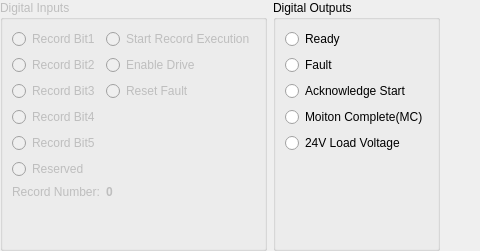
         <widget class="XConfig" name="tab_DigitalIO">
          <attribute name="title">
           <string>Digital IO</string>
          </attribute>
          <layout class="QHBoxLayout" name="horizontalLayout">
           <property name="leftMargin">
            <number>0</number>
           </property>
           <property name="topMargin">
            <number>0</number>
           </property>
           <property name="rightMargin">
            <number>0</number>
           </property>
           <property name="bottomMargin">
            <number>0</number>
           </property>
           <item>
            <widget class="QGroupBox" name="groupBox">
             <property name="enabled">
              <bool>false</bool>
             </property>
             <property name="title">
              <string>Digital Inputs</string>
             </property>
             <layout class="QGridLayout" name="gridLayout">
              <item row="2" column="1">
               <widget class="QRadioButton" name="radioButton_11">
                <property name="sizePolicy">
                 <sizepolicy hsizetype="Minimum" vsizetype="Preferred">
                  <horstretch>0</horstretch>
                  <verstretch>0</verstretch>
                 </sizepolicy>
                </property>
                <property name="text">
                 <string>Enable Drive</string>
                </property>
               </widget>
              </item>
              <item row="3" column="1">
               <widget class="QRadioButton" name="radioButton_12">
                <property name="sizePolicy">
                 <sizepolicy hsizetype="Minimum" vsizetype="Preferred">
                  <horstretch>0</horstretch>
                  <verstretch>0</verstretch>
                 </sizepolicy>
                </property>
                <property name="text">
                 <string>Reset Fault</string>
                </property>
               </widget>
              </item>
              <item row="0" column="1">
               <widget class="QRadioButton" name="radioButton_10">
                <property name="sizePolicy">
                 <sizepolicy hsizetype="Minimum" vsizetype="Preferred">
                  <horstretch>0</horstretch>
                  <verstretch>0</verstretch>
                 </sizepolicy>
                </property>
                <property name="text">
                 <string>Start Record Execution</string>
                </property>
               </widget>
              </item>
              <item row="5" column="0">
               <widget class="QRadioButton" name="radioButton_8">
                <property name="sizePolicy">
                 <sizepolicy hsizetype="Minimum" vsizetype="Preferred">
                  <horstretch>0</horstretch>
                  <verstretch>0</verstretch>
                 </sizepolicy>
                </property>
                <property name="text">
                 <string>Record Bit5</string>
                </property>
               </widget>
              </item>
              <item row="6" column="0">
               <widget class="QRadioButton" name="radioButton_9">
                <property name="sizePolicy">
                 <sizepolicy hsizetype="Minimum" vsizetype="Preferred">
                  <horstretch>0</horstretch>
                  <verstretch>0</verstretch>
                 </sizepolicy>
                </property>
                <property name="text">
                 <string>Reserved</string>
                </property>
               </widget>
              </item>
              <item row="7" column="0">
               <widget class="QLabel" name="label_4">
                <property name="sizePolicy">
                 <sizepolicy hsizetype="Preferred" vsizetype="Preferred">
                  <horstretch>0</horstretch>
                  <verstretch>0</verstretch>
                 </sizepolicy>
                </property>
                <property name="text">
                 <string>Record Number:</string>
                </property>
               </widget>
              </item>
              <item row="7" column="1">
               <widget class="QLabel" name="label_recordNumber">
                <property name="font">
                 <font>
                  <weight>75</weight>
                  <bold>true</bold>
                 </font>
                </property>
                <property name="text">
                 <string notr="true">0</string>
                </property>
               </widget>
              </item>
              <item row="2" column="0">
               <widget class="QRadioButton" name="radioButton_2">
                <property name="sizePolicy">
                 <sizepolicy hsizetype="Minimum" vsizetype="Preferred">
                  <horstretch>0</horstretch>
                  <verstretch>0</verstretch>
                 </sizepolicy>
                </property>
                <property name="text">
                 <string>Record Bit2</string>
                </property>
                <property name="autoExclusive">
                 <bool>false</bool>
                </property>
               </widget>
              </item>
              <item row="0" column="0">
               <widget class="QRadioButton" name="radioButton">
                <property name="sizePolicy">
                 <sizepolicy hsizetype="Minimum" vsizetype="Preferred">
                  <horstretch>0</horstretch>
                  <verstretch>0</verstretch>
                 </sizepolicy>
                </property>
                <property name="text">
                 <string>Record Bit1</string>
                </property>
                <property name="autoExclusive">
                 <bool>false</bool>
                </property>
               </widget>
              </item>
              <item row="4" column="0">
               <widget class="QRadioButton" name="radioButton_4">
                <property name="sizePolicy">
                 <sizepolicy hsizetype="Minimum" vsizetype="Preferred">
                  <horstretch>0</horstretch>
                  <verstretch>0</verstretch>
                 </sizepolicy>
                </property>
                <property name="text">
                 <string>Record Bit4</string>
                </property>
                <property name="autoExclusive">
                 <bool>false</bool>
                </property>
               </widget>
              </item>
              <item row="3" column="0">
               <widget class="QRadioButton" name="radioButton_3">
                <property name="sizePolicy">
                 <sizepolicy hsizetype="Minimum" vsizetype="Preferred">
                  <horstretch>0</horstretch>
                  <verstretch>0</verstretch>
                 </sizepolicy>
                </property>
                <property name="text">
                 <string>Record Bit3</string>
                </property>
                <property name="autoExclusive">
                 <bool>false</bool>
                </property>
               </widget>
              </item>
              <item row="8" column="0">
               <spacer name="verticalSpacer_3">
                <property name="orientation">
                 <enum>Qt::Vertical</enum>
                </property>
                <property name="sizeHint" stdset="0">
                 <size>
                  <width>20</width>
                  <height>40</height>
                 </size>
                </property>
               </spacer>
              </item>
             </layout>
            </widget>
           </item>
           <item>
            <widget class="QGroupBox" name="groupBox_2">
             <property name="title">
              <string>Digital Outputs</string>
             </property>
             <layout class="QGridLayout" name="gridLayout_2">
              <item row="3" column="0">
               <widget class="QRadioButton" name="radioButton_moiton_complete">
                <property name="sizePolicy">
                 <sizepolicy hsizetype="Minimum" vsizetype="Preferred">
                  <horstretch>0</horstretch>
                  <verstretch>0</verstretch>
                 </sizepolicy>
                </property>
                <property name="text">
                 <string>Moiton Complete(MC)</string>
                </property>
                <property name="autoExclusive">
                 <bool>false</bool>
                </property>
               </widget>
              </item>
              <item row="4" column="0">
               <widget class="QRadioButton" name="radioButton_load_voltage">
                <property name="sizePolicy">
                 <sizepolicy hsizetype="Minimum" vsizetype="Preferred">
                  <horstretch>0</horstretch>
                  <verstretch>0</verstretch>
                 </sizepolicy>
                </property>
                <property name="text">
                 <string>24V Load Voltage</string>
                </property>
                <property name="autoExclusive">
                 <bool>false</bool>
                </property>
               </widget>
              </item>
              <item row="2" column="0">
               <widget class="QRadioButton" name="radioButton_acknowledge_start">
                <property name="sizePolicy">
                 <sizepolicy hsizetype="Minimum" vsizetype="Preferred">
                  <horstretch>0</horstretch>
                  <verstretch>0</verstretch>
                 </sizepolicy>
                </property>
                <property name="text">
                 <string>Acknowledge Start</string>
                </property>
                <property name="autoExclusive">
                 <bool>false</bool>
                </property>
               </widget>
              </item>
              <item row="1" column="0">
               <widget class="QRadioButton" name="radioButton_fault">
                <property name="sizePolicy">
                 <sizepolicy hsizetype="Minimum" vsizetype="Preferred">
                  <horstretch>0</horstretch>
                  <verstretch>0</verstretch>
                 </sizepolicy>
                </property>
                <property name="text">
                 <string>Fault</string>
                </property>
                <property name="autoExclusive">
                 <bool>false</bool>
                </property>
               </widget>
              </item>
              <item row="0" column="0">
               <widget class="QRadioButton" name="radioButton_ready">
                <property name="sizePolicy">
                 <sizepolicy hsizetype="Minimum" vsizetype="Preferred">
                  <horstretch>0</horstretch>
                  <verstretch>0</verstretch>
                 </sizepolicy>
                </property>
                <property name="text">
                 <string>Ready</string>
                </property>
                <property name="autoExclusive">
                 <bool>false</bool>
                </property>
               </widget>
              </item>
              <item row="5" column="0">
               <spacer name="verticalSpacer_4">
                <property name="orientation">
                 <enum>Qt::Vertical</enum>
                </property>
                <property name="sizeHint" stdset="0">
                 <size>
                  <width>20</width>
                  <height>40</height>
                 </size>
                </property>
               </spacer>
              </item>
             </layout>
            </widget>
           </item>
           <item>
            <spacer name="horizontalSpacer_2">
             <property name="orientation">
              <enum>Qt::Horizontal</enum>
             </property>
             <property name="sizeHint" stdset="0">
              <size>
               <width>40</width>
               <height>20</height>
              </size>
             </property>
            </spacer>
           </item>
          </layout>
         </widget>
